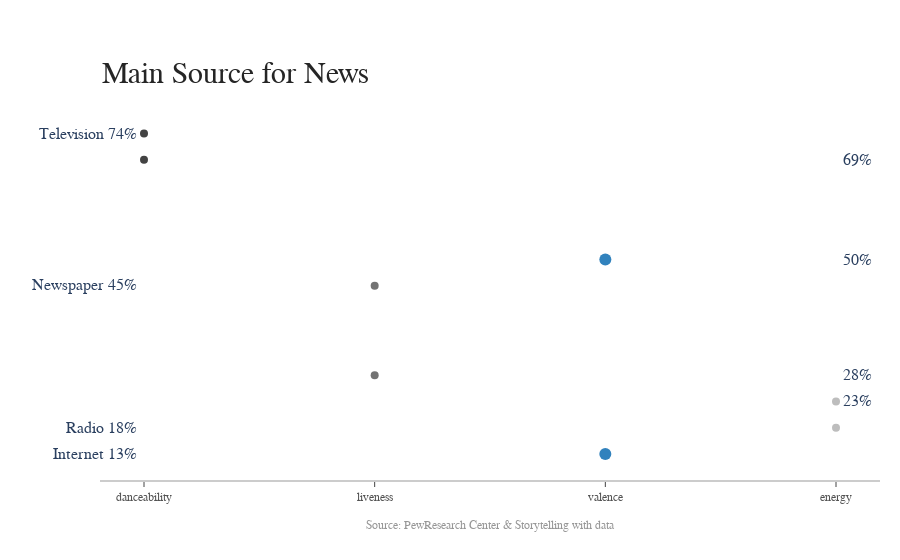

Notebook cell for this chart:
### Code cell
# TODO: trade out track id for song name


import plotly.graph_objects as go
import numpy as np
title = 'Main Source for News'
labels = ['Television', 'Newspaper', 'Internet', 'Radio']
colors = ['rgb(67,67,67)', 'rgb(115,115,115)', 'rgb(49,130,189)', 'rgb(189,189,189)']
mode_size = [8, 8, 12, 8]
line_size = [2, 2, 4, 2]
x_data = np.vstack(['danceability', 'liveness', 'valence',
        'energy', 'tempo', 'speechiness', 'acousticness'])
y_data = np.array([
    [74, 82, 80, 74, 73, 72, 74, 70, 70, 66, 66, 69],
    [45, 42, 50, 46, 36, 36, 34, 35, 32, 31, 31, 28],
    [13, 14, 20, 24, 20, 24, 24, 40, 35, 41, 43, 50],
    [18, 21, 18, 21, 16, 14, 13, 18, 17, 16, 19, 23],
])
fig = go.Figure()
for i in range(0, 4):
    fig.add_trace(go.Scatter(x=x_data[i], y=y_data[i], mode='lines',
        name=labels[i],
        line=dict(color=colors[i], width=line_size[i]),
        connectgaps=True,
    ))
    # endpoints
    fig.add_trace(go.Scatter(
        x=[x_data[i][0], x_data[i][-1]],
        y=[y_data[i][0], y_data[i][-1]],
        mode='markers',
        marker=dict(color=colors[i], size=mode_size[i])
    ))
fig.update_layout(
    xaxis=dict(
        
        showline=True,
        showgrid=False,
        showticklabels=True,
        linecolor='rgb(204, 204, 204)',
        linewidth=2,
        ticks='outside',
        tickfont=dict(
            family='Arial',
            size=12,
            color='rgb(82, 82, 82)',
        ),
    ),
    yaxis=dict(
        showgrid=False,
        zeroline=False,
        showline=False,
        showticklabels=False,
    ),
    autosize=False,
    margin=dict(
        autoexpand=False,
        l=100,
        r=20,
        t=110,
    ),
    showlegend=False,
    plot_bgcolor='white'
)
annotations = []
# Adding labels
for y_trace, label, color in zip(y_data, labels, colors):
    # labeling the left_side of the plot
    annotations.append(dict(xref='paper', x=0.05, y=y_trace[0],
                                  xanchor='right', yanchor='middle',
                                  text=label + ' {}%'.format(y_trace[0]),
                                  font=dict(family='Arial',
                                            size=16),
                                  showarrow=False))
    # labeling the right_side of the plot
    annotations.append(dict(xref='paper', x=0.95, y=y_trace[11],
                                  xanchor='left', yanchor='middle',
                                  text='{}%'.format(y_trace[11]),
                                  font=dict(family='Arial',
                                            size=16),
                                  showarrow=False))
# Title
annotations.append(dict(xref='paper', yref='paper', x=0.0, y=1.05,
                              xanchor='left', yanchor='bottom',
                              text='Main Source for News',
                              font=dict(family='Arial',
                                        size=30,
                                        color='rgb(37,37,37)'),
                              showarrow=False))
# Source
annotations.append(dict(xref='paper', yref='paper', x=0.5, y=-0.1,
                              xanchor='center', yanchor='top',
                              text='Source: PewResearch Center & ' +
                                   'Storytelling with data',
                              font=dict(family='Arial',
                                        size=12,
                                        color='rgb(150,150,150)'),
                              showarrow=False))
fig.update_layout(annotations=annotations)
fig.show()
# print(fig.to_json())

### Figure 1 — Plotly figure (JSON) as saved in the notebook; plotly's stock layout.template omitted (floating-point values rounded to 4 significant figures)
{"data": [{"connectgaps": true, "line": {"color": "rgb(67,67,67)", "width": 2}, "mode": "lines", "name": "Television", "type": "scatter", "x": ["danceability"], "y": [74, 82, 80, 74, 73, 72, 74, 70, 70, 66, 66, 69]}, {"marker": {"color": "rgb(67,67,67)", "size": 8}, "mode": "markers", "type": "scatter", "x": ["danceability", "danceability"], "y": [74, 69]}, {"connectgaps": true, "line": {"color": "rgb(115,115,115)", "width": 2}, "mode": "lines", "name": "Newspaper", "type": "scatter", "x": ["liveness"], "y": [45, 42, 50, 46, 36, 36, 34, 35, 32, 31, 31, 28]}, {"marker": {"color": "rgb(115,115,115)", "size": 8}, "mode": "markers", "type": "scatter", "x": ["liveness", "liveness"], "y": [45, 28]}, {"connectgaps": true, "line": {"color": "rgb(49,130,189)", "width": 4}, "mode": "lines", "name": "Internet", "type": "scatter", "x": ["valence"], "y": [13, 14, 20, 24, 20, 24, 24, 40, 35, 41, 43, 50]}, {"marker": {"color": "rgb(49,130,189)", "size": 12}, "mode": "markers", "type": "scatter", "x": ["valence", "valence"], "y": [13, 50]}, {"connectgaps": true, "line": {"color": "rgb(189,189,189)", "width": 2}, "mode": "lines", "name": "Radio", "type": "scatter", "x": ["energy"], "y": [18, 21, 18, 21, 16, 14, 13, 18, 17, 16, 19, 23]}, {"marker": {"color": "rgb(189,189,189)", "size": 8}, "mode": "markers", "type": "scatter", "x": ["energy", "energy"], "y": [18, 23]}], "layout": {"annotations": [{"font": {"family": "Arial", "size": 16}, "showarrow": false, "text": "Television 74%", "x": 0.05, "xanchor": "right", "xref": "paper", "y": 74, "yanchor": "middle"}, {"font": {"family": "Arial", "size": 16}, "showarrow": false, "text": "69%", "x": 0.95, "xanchor": "left", "xref": "paper", "y": 69, "yanchor": "middle"}, {"font": {"family": "Arial", "size": 16}, "showarrow": false, "text": "Newspaper 45%", "x": 0.05, "xanchor": "right", "xref": "paper", "y": 45, "yanchor": "middle"}, {"font": {"family": "Arial", "size": 16}, "showarrow": false, "text": "28%", "x": 0.95, "xanchor": "left", "xref": "paper", "y": 28, "yanchor": "middle"}, {"font": {"family": "Arial", "size": 16}, "showarrow": false, "text": "Internet 13%", "x": 0.05, "xanchor": "right", "xref": "paper", "y": 13, "yanchor": "middle"}, {"font": {"family": "Arial", "size": 16}, "showarrow": false, "text": "50%", "x": 0.95, "xanchor": "left", "xref": "paper", "y": 50, "yanchor": "middle"}, {"font": {"family": "Arial", "size": 16}, "showarrow": false, "text": "Radio 18%", "x": 0.05, "xanchor": "right", "xref": "paper", "y": 18, "yanchor": "middle"}, {"font": {"family": "Arial", "size": 16}, "showarrow": false, "text": "23%", "x": 0.95, "xanchor": "left", "xref": "paper", "y": 23, "yanchor": "middle"}, {"font": {"color": "rgb(37,37,37)", "family": "Arial", "size": 30}, "showarrow": false, "text": "Main Source for News", "x": 0, "xanchor": "left", "xref": "paper", "y": 1.05, "yanchor": "bottom", "yref": "paper"}, {"font": {"color": "rgb(150,150,150)", "family": "Arial", "size": 12}, "showarrow": false, "text": "Source: PewResearch Center & Storytelling with data", "x": 0.5, "xanchor": "center", "xref": "paper", "y": -0.1, "yanchor": "top", "yref": "paper"}], "autosize": false, "margin": {"autoexpand": false, "l": 100, "r": 20, "t": 110}, "plot_bgcolor": "white", "showlegend": false, "xaxis": {"linecolor": "rgb(204, 204, 204)", "linewidth": 2, "showgrid": false, "showline": true, "showticklabels": true, "tickfont": {"color": "rgb(82, 82, 82)", "family": "Arial", "size": 12}, "ticks": "outside"}, "yaxis": {"showgrid": false, "showline": false, "showticklabels": false, "zeroline": false}}}
